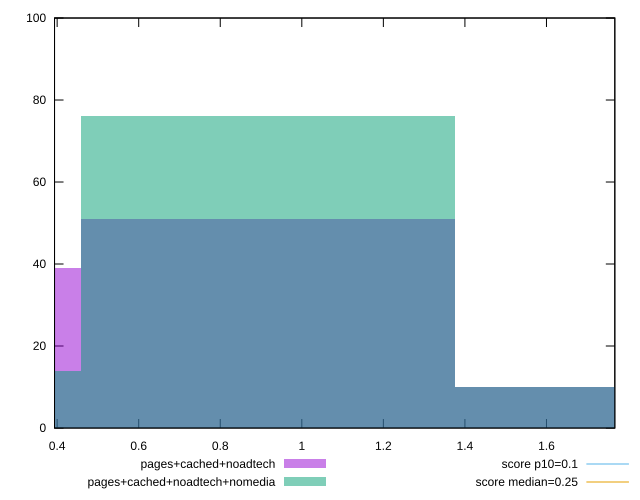

Here is the gnuplot script that generated this plot:
reset

$pagesCachedNoadtech <<EOF
1.834051726651331 10
0.9170258633256655 51
0 39
EOF

$pagesCachedNoadtechNomedia <<EOF
0.9170258633256655 76
0 14
1.834051726651331 10
EOF

set key outside below
set boxwidth 0.9170258633256655
set xrange [0.39359130859374997:1.7676270548502604]
set yrange [0:100]
set trange [0:100]
set style fill transparent solid 0.5 noborder

set parametric
set terminal svg size 640, 500 enhanced background rgb 'white'
set output "report_00019_2021-02-10T18-14-37.922Z//cumulative-layout-shift/comparison/histogram/2_vs_3.svg"

plot $pagesCachedNoadtech title "pages+cached+noadtech" with boxes, \
     $pagesCachedNoadtechNomedia title "pages+cached+noadtech+nomedia" with boxes, \
     0.1,t title "score p10=0.1", \
     0.25,t title "score median=0.25"

reset
